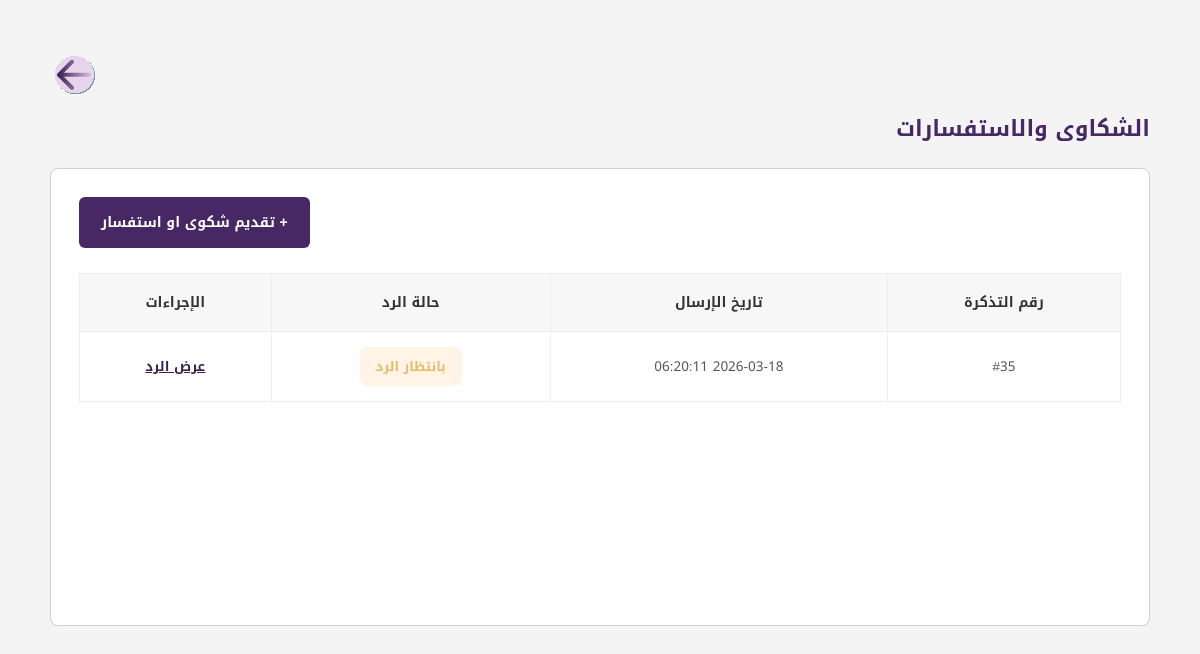
Before: /support.php (signed in) with the older database file.
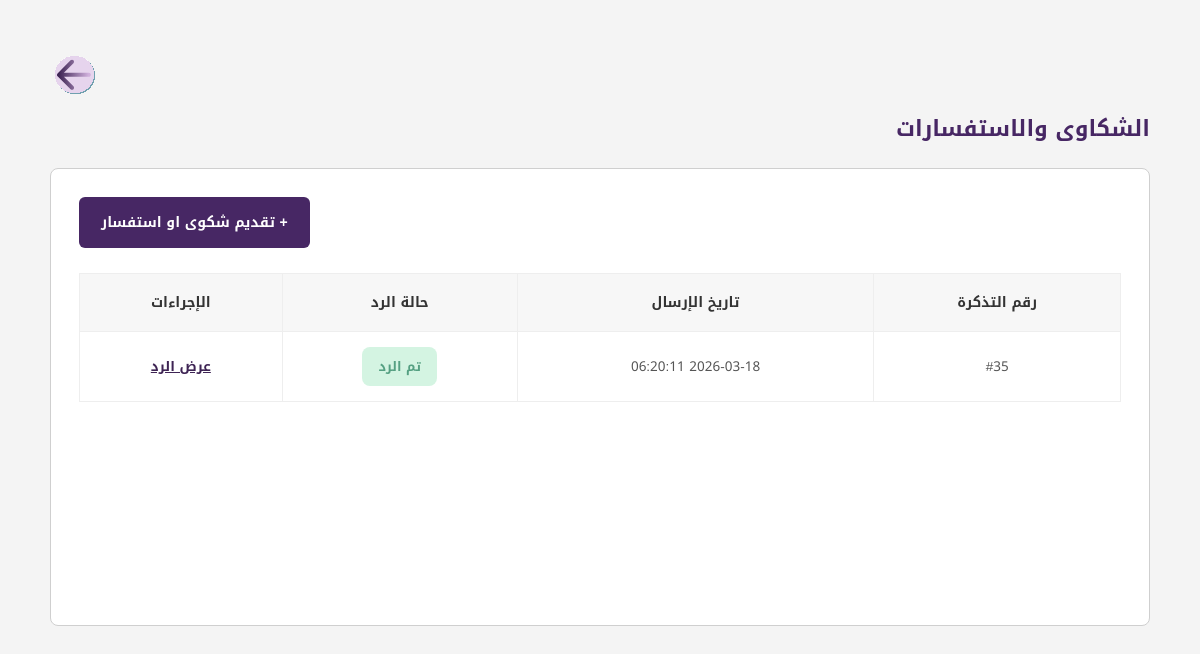
After: the same page with the newer database file.
### tables this page shows
CREATE TABLE `complaints_inquiries` (
  `ticket_id` int(11) NOT NULL,
  `office_id` int(11) DEFAULT NULL,
  `bnf_id` int(11) DEFAULT NULL,
  `inv_id` int(11) DEFAULT NULL,
  `admin_reply` text DEFAULT NULL,
  `submission_date` datetime DEFAULT current_timestamp(),
  `subject` text NOT NULL,
  `message` text NOT NULL,
  `status` enum('بانتظار الرد','تم الرد') DEFAULT 'بانتظار الرد'
);

### support.php (the view, shortened to what this page needs)
<?php
$con = new mysqli("localhost", "root", "", "noreen");
$email = $_SESSION['email'];
$user_type = $_SESSION['user_type'];
$current_id = "";
$column_name = "";
$back_link = "";
if ($user_type == "beneficiary") {
    $res = $con->query("SELECT bnf_id FROM beneficiary WHERE email = '$email'");
    $row = $res->fetch_assoc();
    $current_id = $row['bnf_id'];
    $column_name = "bnf_id";
    $back_link = "Ben00_MainPage.php";
} elseif ($user_type == "investor") {
    $res = $con->query("SELECT inv_id FROM investor WHERE email = '$email'");
    $row = $res->fetch_assoc();
    $current_id = $row['inv_id'];
    $column_name = "inv_id";
    $back_link = "Inv00_MainPage.php";
} elseif ($user_type == "consulting_office") {
    $res = $con->query("SELECT office_id FROM consulting_office WHERE email = '$email'");
    $row = $res->fetch_assoc();
    $current_id = $row['office_id'];
    $column_name = "office_id";
    $back_link = "Con00_MainPage.php";
}
$page = isset($_GET['page']) ? $_GET['page'] : "list";
?>
<!DOCTYPE html>
<html lang="ar" dir="rtl">
<head>
</head>
<body>
<div class="wrapper">
<?php
if($page == "new"){
    $back = "support.php";
}else{
    $back = $back_link;
}
?>
<div class="page-top">
    <a href="<?php echo $back; ?>" class="back-btn-details">
        <img src="سهم تراجع.svg" alt="رجوع">
    </a>
</div>
    <h2>الشكاوى والاستفسارات</h2>
    <div class="content-box">
        <?php if ($page == "list"): ?>
            <a href="support.php?page=new" class="btn-purple">+ تقديم شكوى او استفسار</a>
            <table>
                <thead>
                    <tr>
                        <th>رقم التذكرة</th>
                        <th>تاريخ الإرسال</th>
                        <th>حالة الرد</th>
                        <th>الإجراءات</th>
                    </tr>
                </thead>
                <tbody>
                <?php
                $res = $con->query("SELECT * FROM complaints_inquiries WHERE $column_name = '$current_id' ORDER BY ticket_id DESC");
                while($row = $res->fetch_assoc()):
                    $st = ($row['status'] == 'تم الرد') ? 'bg-green' : 'bg-orange';
                ?>
                    <tr>
                        <td>#<?php echo $row['ticket_id']; ?></td>
                        <td><?php echo $row['submission_date']; ?></td>
                        <td><span class="badge <?php echo $st; ?>"><?php echo $row['status']; ?></span></td>
                        <td>
                            <a href="support.php?page=view&id=<?php echo $row['ticket_id']; ?>" style="color:#3E2454; font-weight:bold;">
                                عرض الرد
                            </a>
                        </td>
                    </tr>
                <?php endwhile; ?>
                </tbody>
            </table>
        <?php endif; ?>
    </div>
</div>
</body>
</html>

Changed rows visible on the page:
changed complaints_inquiries id 35: status "بانتظار الرد" → "تم الرد"
